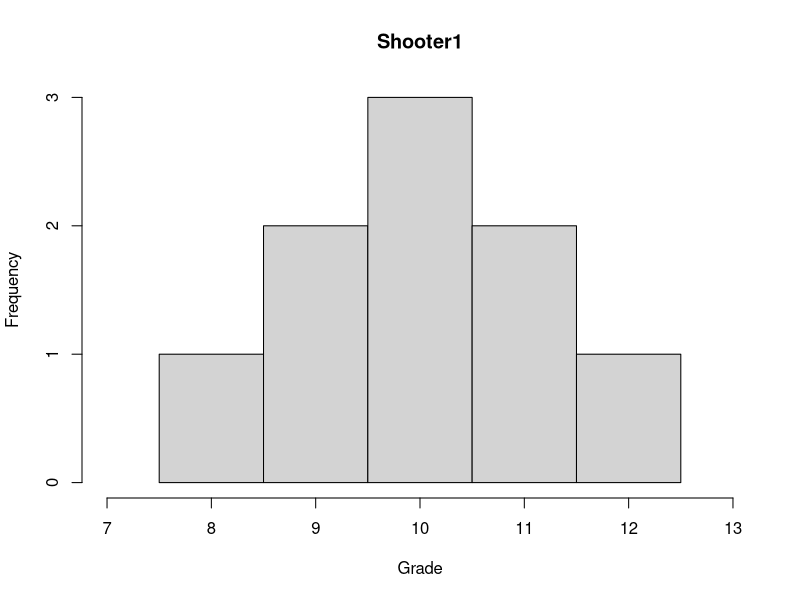
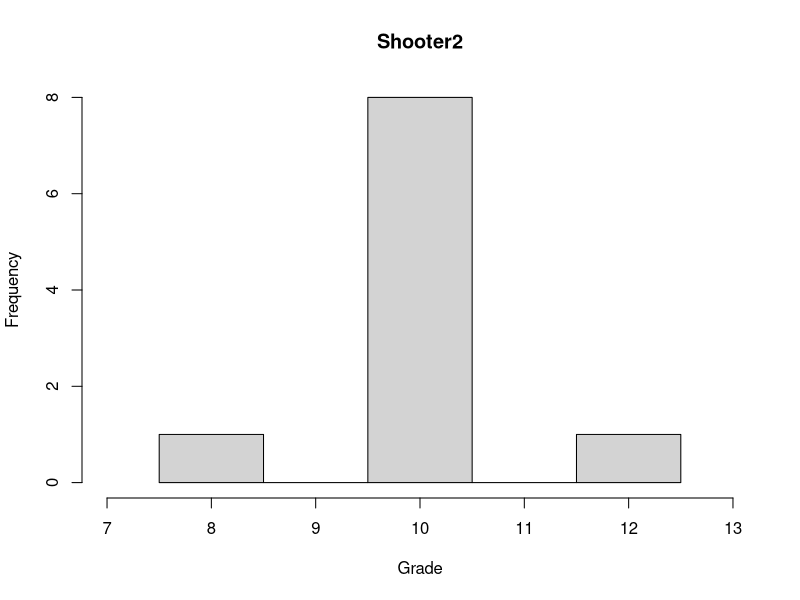
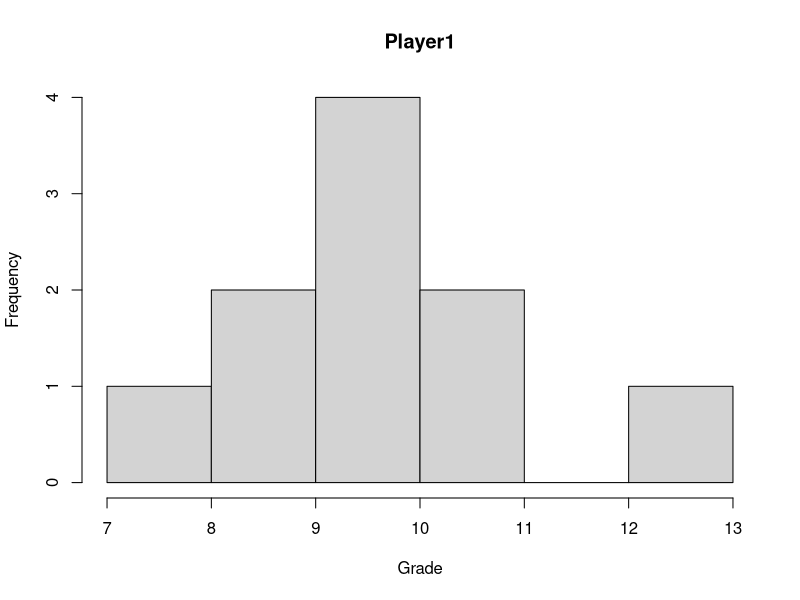
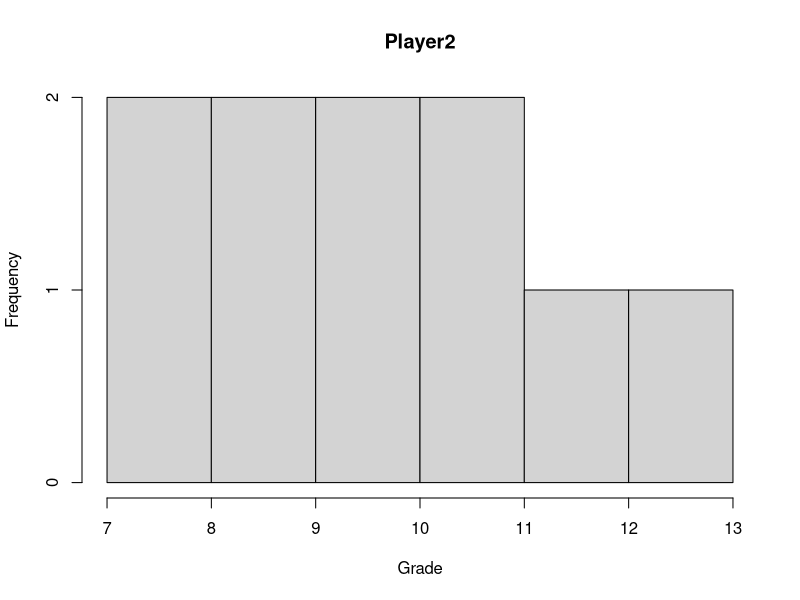
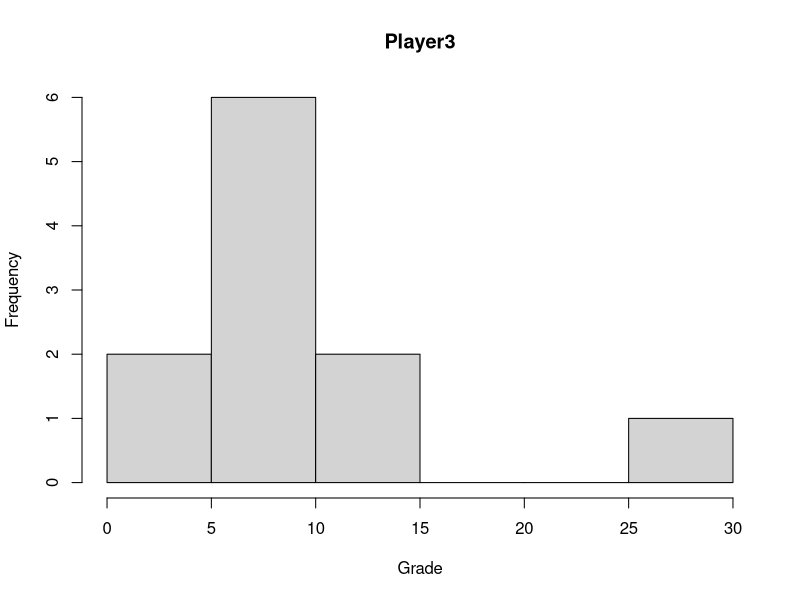
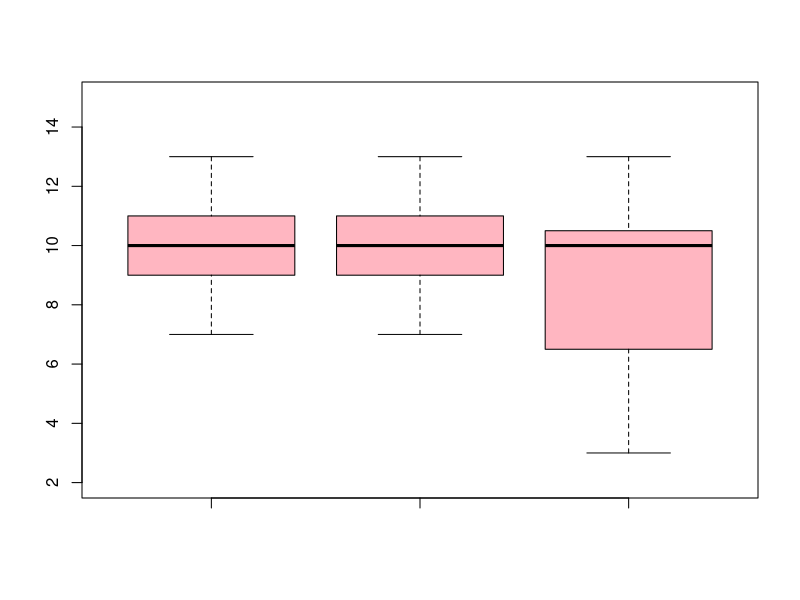

Write R code to recreate these figures, in order.
## ---- chunk 1
chul <- c(7,8,9,9,10,10,11,11,12,13)
min <- c(7,9,9,10,10,10,10,11,11,13)
young <- c(3,3,6,7,7,10,10,10,11,13,30)

chul
min
young


d <- data.frame( Mean = c(mean(chul), mean(min), mean(young)),
                 Median = c(median(chul), median(min), median(young)),
                 Mode = c(which.max(chul), which.max(chul), which.max(chul)))
d

                             
## ---- chunk 2
shooter1 <- c(8, 9,9, 10,10,10, 11,11, 12)
shooter2 <- c(8, 10,10,10,10,10,10,10,10, 12)

median(shooter1)
mean(shooter1)
range(shooter1)

median(shooter2)
mean(shooter2)
range(shooter2)

## ---- chunk 3
shooter1 = c(8, 9,9, 10,10,10, 11,11, 12)
shooter2 = c(8, 10,10,10,10,10,10,10,10, 12)

hist_shooter1 <- hist(shooter1, xlab = "Grade", breaks = seq(7.5, 12.5),xlim = c(7,13), main = "Shooter1")
hist_shooter1

hist_shooter2 <- hist(shooter2, xlab = "Grade", breaks = seq(7.5, 12.5),xlim = c(7,13), main = "Shooter2")
hist_shooter2
## ---- chunk 4

## ---- chunk 5

## ---- chunk 6
player1 = c(7, 9,9, 10,10,10,10, 11,11, 13)
player2 = c(7, 8, 9,9, 10,10, 11,11, 12, 13)
player3 = c(3,3, 6, 7,7, 10,10,10, 11, 13, 30)

hist_p1 <- hist(player1, xlab= "Grade", main = "Player1")
hist_p2 <- hist(player2, xlab= "Grade", main = "Player2")
hist_p3 <- hist(player3, xlab= "Grade", main = "Player3")

d <- data.frame(MEAN = c(mean(player1), mean(player2), mean(player3)),
                        SD = c(sd(player1), sd(player2), sd(player3)),
                        IQR = c(IQR(player1), IQR(player2), IQR(player3)),
                        MAD = c(mad(player1), mad(player2), mad(player3)))

rownames(d) <- c("player1", "player2", "player3")

d

boxplot(player1, player2, player3, col="light pink", ylim = c(2, 15))

## ---- chunk 7

